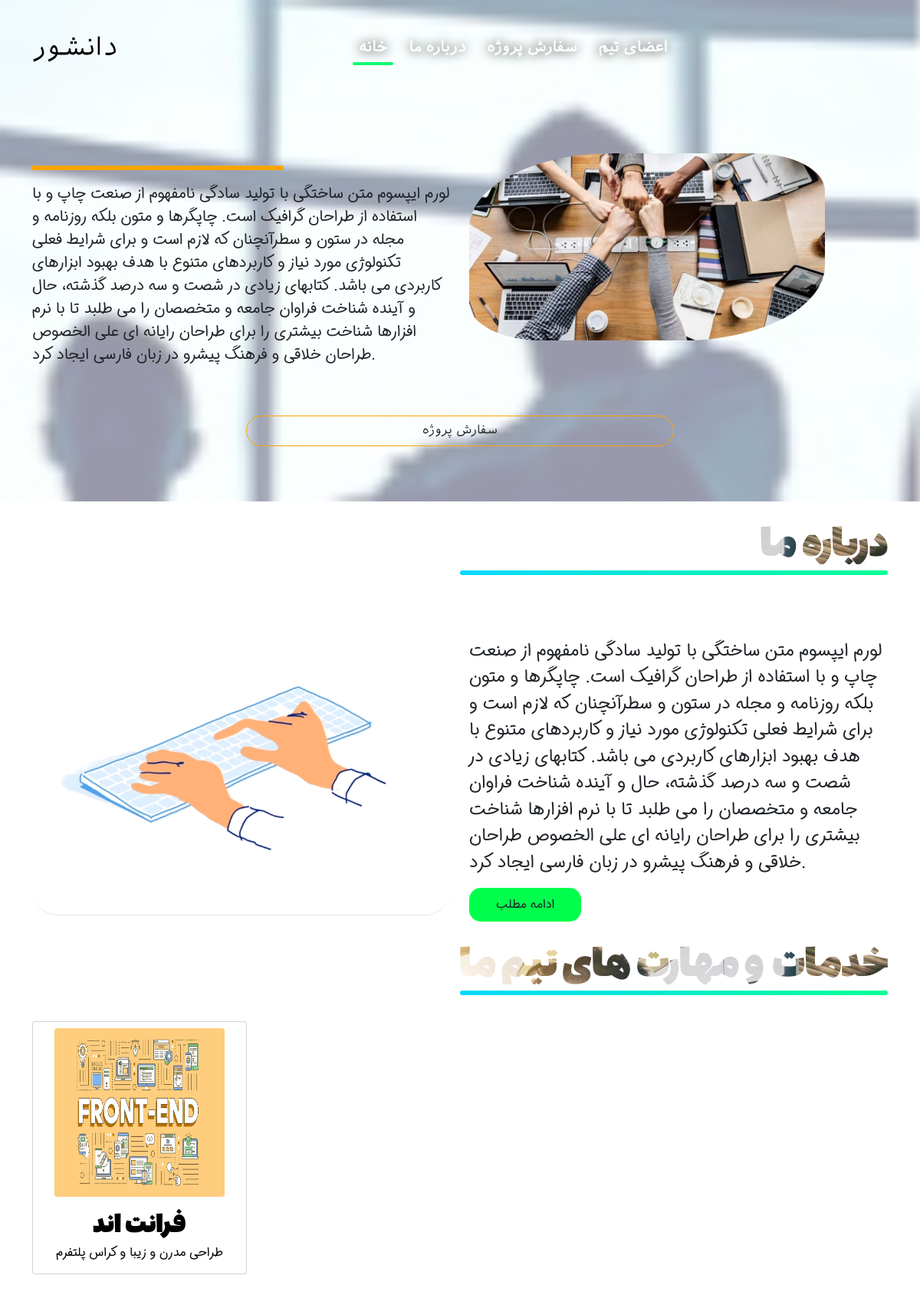
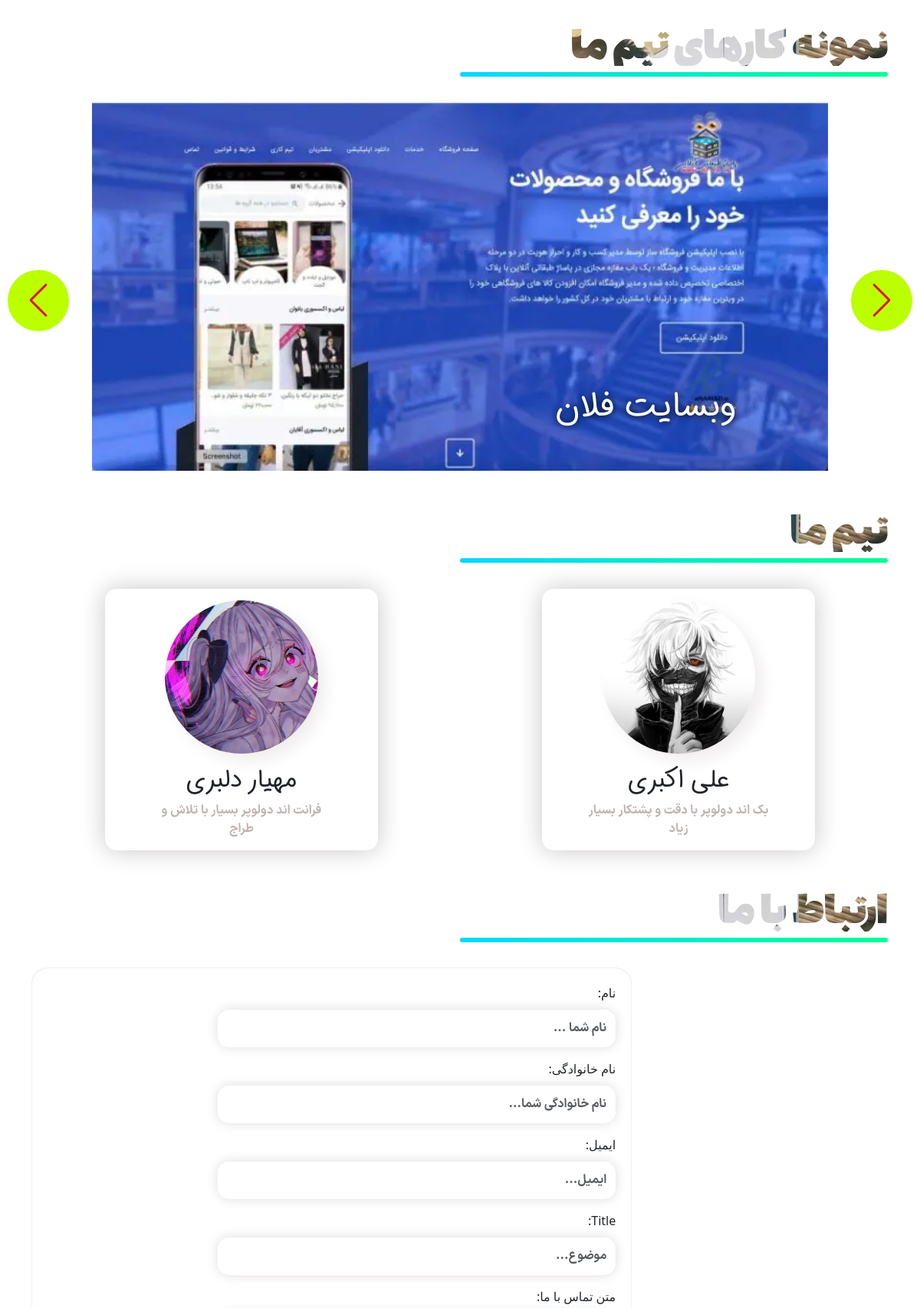
The page / (upper part) on the database its author committed (2 pictures, top to bottom).
### site_module/models.py (models this page shows, shortened)
class SiteSetting(models.Model):
    site_name = models.CharField(max_length=200 , verbose_name='نام سایت')
    copy_right = models.CharField(max_length=200 , verbose_name='متن کپی رایت')
    short_about_us = models.TextField(verbose_name='متن بنر')
    about_us_text = models.TextField(verbose_name='درباره ما')
    site_logo = models.ImageField(upload_to='images/site_setting' , verbose_name='لوگوی سایت')
    is_main_setting = models.BooleanField(verbose_name='تنظیمات اصلی')
    class Meta:
        verbose_name = 'تنظیمات'
        verbose_name_plural = 'تنظیمات'

class Slider(models.Model):
    title = models.CharField(max_length=200, verbose_name='عنوان')
    text = models.CharField(max_length=255, null=True)
    url = models.URLField(verbose_name='لینک', null=True, blank=True)
    url_title = models.CharField(max_length=200, verbose_name='عنوان لینک', null=True, blank=True)
    image = models.ImageField(upload_to='images/sliders', verbose_name='تصویر اسلایدر')
    is_active = models.BooleanField(default=True, null=False)
    class Meta:
        verbose_name = 'اسلایدر'
        verbose_name_plural = 'اسلایدرها'

class TeamResume(models.Model):
    title = models.CharField(max_length=200, verbose_name='عنوان')
    title_url = models.URLField(verbose_name='لینک', null=True, blank=True)
    image = models.ImageField(upload_to='images/sliders', verbose_name='تصویر اسلایدر')
    is_active = models.BooleanField(default=True, null=False)
    class Meta:
        verbose_name = 'پروژه تیم'
        verbose_name_plural = 'پروژه های تیم'

### members/models.py (models this page shows, shortened)
class Team(models.Model):
	full_name = models.CharField(max_length=30, verbose_name="full_name", null=True, blank=True)
	avatar = models.ImageField(upload_to="images/avatar", null=True, blank=True,)
	role = models.CharField(max_length=30, verbose_name="role", null=True, blank=True)
	linkedin = models.URLField(max_length=200, verbose_name="linkedin", null=True, blank=True)
	github = models.URLField(max_length=200, verbose_name="github", null=True, blank=True)
	telegram = models.URLField(max_length=200, verbose_name="telegram", null=True, blank=True, )
	email = models.EmailField(max_length=220, null=True, blank=True,)
	phone_number = models.IntegerField(null=True, blank=True,)
	resume_document = models.FileField(upload_to='documents/', null=True, blank=True,)
	description = models.TextField(null=True, blank=True)
	shot_description =models.TextField(null=True, blank=True)
	class Meta:
		verbose_name = 'عضو تیم'
		verbose_name_plural = 'اعضای تیم'

### members/views.py (the view, shortened to what this page needs)
# urls.py: path('', ContactUsFormView.as_view(), name='index'),
class ContactUsFormView(FormView):
    template_name = 'members/index.html'
    form_class = ContactUsForm
    success_url = "/"
    def get_context_data(self, **kwargs):
        context = super().get_context_data(**kwargs)
        setting = SiteSetting.objects.get(is_main_setting=True)
        slider = Slider.objects.filter(is_active=True)
        team_resume = TeamResume.objects.filter(is_active=True)
        member = Team.objects.all()
        context['setting'] = setting
        context['slider'] = slider
        context['team_resume'] = team_resume
        context['member'] = member
        return context

### members/forms.py
class ContactUsForm(forms.ModelForm):
    class Meta:
        model = ContactUs
        fields = ['name', 'family', 'email', 'title', 'message']
        widgets = {
            'name': forms.TextInput(attrs={'class': 'form-control section-callWe-textbox', 'placeholder': 'نام شما ...'}),
            'family': forms.TextInput(attrs={'class': 'form-control section-callWe-textbox', 'placeholder': 'نام خانوادگی شما...'}),
            'email': forms.EmailInput(attrs={'class': 'form-control section-callWe-textbox', 'placeholder': 'ایمیل...'}),
            'title': forms.TextInput(attrs={'class': 'form-control section-callWe-textbox', 'placeholder': 'موضوع...'}),
            'message': forms.Textarea(attrs={'class': 'form-control section-callWe-textbox section-callWe-textarea', 'placeholder': 'پیام شما...'}),
        }

### members/templates/members/index.html (shortened to what this page needs)
{% load static %}
{% load render_partial %}
<!DOCTYPE html>
<html lang="en">
<head>
    <link href="https://cdn.jsdelivr.net/npm/bootstrap@5.3.0/dist/css/bootstrap.min.css" rel="stylesheet">
    <link href="{% static "css/style.css" %}" rel="stylesheet"/>
    <link
    rel="stylesheet"
    href="https://cdn.jsdelivr.net/npm/swiper@11/swiper-bundle.min.css"
  />
</head>
<body>
    <header class="header-index py-4" id="header">
        <div class="bg-header"></div>
        <div class="container">
        <nav class="navbar navbar-expand-md">
            <a href="" class="navbar-brand">{{ setting.site_name }}</a>
            <div class="navbar-collapse collapse">
                <ul class="navbar-nav mx-auto">
                    <li class="nav-item">
                        <a href="{% url 'index' %}" class="nav-link active">
                            خانه
                        </a>
                    </li>
                    <li class="nav-item">
                        <a href="{% url 'about-us' %}" class="nav-link">
                            درباره ما
                        </a>
                    </li>
                    <li class="nav-item">
                        <a href="{% url 'form-project' %}" class="nav-link">
                            سفارش پروژه
                        </a>
                    </li>
                    <li class="nav-item">
                        <a href="{% url 'team-member' %}" class="nav-link">
                            اعضای تیم
                        </a>
                    </li>
                </ul>
            </div>
        </nav>
        <div class="row row-header">
            <div class="col-10 col-md-6 mx-auto">
                <div class="decoration my-3"></div>
                <p class="lead text-header">
                    لورم ایپسوم متن ساختگی با تولید سادگی نامفهوم از صنعت چاپ و با استفاده از طراحان گرافیک است. چاپگرها و متون بلکه روزنامه و مجله در ستون و سطرآنچنان که لازم است و برای شرایط فعلی تکنولوژی مورد نیاز و کاربردهای متنوع با هدف بهبود ابزارهای کاربردی می باشد. کتابهای زیادی در شصت و سه درصد گذشته، حال و آینده شناخت فراوان جامعه و متخصصان را می طلبد تا با نرم افزارها شناخت بیشتری را برای طراحان رایانه ای علی الخصوص طراحان خلاقی و فرهنگ پیشرو در زبان فارسی ایجاد کرد.
                </p>
            </div>
            <div class="col-10 col-md-6 mx-auto">
                <img class="img-fluid img-header" src="../../static/image/img-header.webp"/>
            </div>
        </div>
        <div class="d-flex justify-content-center my-5">
            <a href="#" class="btn btn-header">
                سفارش پروژه
            </a>
        </div>
        </div>
    </header>
    <section class="section-about-us my-4">
        <div class="container">
            <h2 class="display-5 title-section">درباره ما</h2>
            <div class="row mt-5">
                <div class="col-10 col-md-6 mx-auto">
                    <img src="../../static/image/aboutus.gif" class="img-fluid section-about-us-img border-bottom"/>
                </div>
                <div class="col-10 col-md-6 mx-auto">
                    <div class="mt-5">
                    <p class="section-about-us-text w-sm-75">
                        لورم ایپسوم متن ساختگی با تولید سادگی نامفهوم از صنعت چاپ و با استفاده از طراحان گرافیک است. چاپگرها و متون بلکه روزنامه و مجله در ستون و سطرآنچنان که لازم است و برای شرایط فعلی تکنولوژی مورد نیاز و کاربردهای متنوع با هدف بهبود ابزارهای کاربردی می باشد. کتابهای زیادی در شصت و سه درصد گذشته، حال و آینده شناخت فراوان جامعه و متخصصان را می طلبد تا با نرم افزارها شناخت بیشتری را برای طراحان رایانه ای علی الخصوص طراحان خلاقی و فرهنگ پیشرو در زبان فارسی ایجاد کرد.
                    </p>
                    <a href="{% url 'about-us' %}" class="btn btn-sections">ادامه مطلب</a>
                    </div>
                </div>
            </div>
        </div>
    </section>
<section class="section-projects my-4">
    <div class="container">
        <h2 class="display-5 title-section">خدمات و مهارت های تیم ما</h2>
        <div class="swiper swiper1 mt-5 mx-auto">
            <div class="swiper-wrapper">
                {% for slide in slider %}
                <div class="swiper-slide">
                    <div class="card section-projects-card">
                        <img src="{{ slide.image.url }}" class="card-img-top section-projects-card-img mx-auto img-fluid"/>
                        <div class="card-body text-center">
                            <h3 class="card-title section-projects-card-title">
                                {{ slide.title }}
                            </h3>
                            <p class="card-text">{{ slide.text }}</p>
                        </div>
                    </div>
                </div>
                {% endfor %}
            </div>
        </div>
    </div>
</section>
    <section class="section-sampleas my-5">
        <div class="container">
            <h2 class="display-5 title-section">نمونه کارهای تیم ما</h2>
        </div>
         <div class="carousel-sampleas swiper mt-5">
            <div class="carousel-sampleas-wrapper swiper-wrapper">
                {% for team_resume in team_resume %}
                <div class="carousel-sampleas-slide swiper-slide d-flex justify-content-center">
                    <img src="{{ team_resume.image.url }}" class="carousel-sampleas-item img-fluid"/>
                    <div class="carousel-sampleas-item-texts">
                        {% if team_resume.title_url %}
                            <a href="{{ team_resume.title_url }}" class="carousel-sampleas-item-texts-title" target="_blank">
                                {{ team_resume.title }}
                            </a>
                        {% else %}
                            <p  class="carousel-sampleas-item-texts-title" >
                                    {{ team_resume.title }}
                            </p>
                        {% endif %}
                    </div>
                </div>
                {% endfor %}
            </div>
            <div class="carousel-sampleas-prev swiper-button-prev"></div>
            <div class="carousel-sampleas-next swiper-button-next"></div>
        </div>
    </section>
    <section class="section-team my-5">
        <div class="container">
            <h2 class="display-5 title-section">تیم ما</h2>
            <div class="row my-5">
                {% for user in member  %}
                    <div class="col-10 col-md-4 mx-auto my-3 my-md-0">
                        <div class="card card-team">
                            <img src="{{ user.avatar.url }}" class="card-img-top card-team-img mx-auto img-fluid"/>
                            <div class="card-body text-center">
                                <h2 class="card-title card-team-title">{{ user.full_name }}</h2>
                                <p class="card-text card-team-text w-75 mx-auto">
                                    {{ user.shot_description }}
                                </p>
                            </div>
                        </div>
                    </div>
                {% endfor %}
            </div>
        </div>
    </section>
    <section class="section-callWe my-5">
        <div class="container">
            <h2 class="display-5 title-section">ارتباط با ما</h2>
            <form class="section-callWe-form my-5" action="#" method="post" dir="rtl">
                {{ form.as_p }}
            </form>
        </div>
    </section>
</body>
</html>

### members/static/css/style.css (style rules this page uses)
html { scroll-behavior: smooth; }
.header-index { width: 100%; height: auto; position: relative; }
.bg-header { position: absolute; top: 0; left: 0; width: 100%; height: 100%; background: url(../image/bg-header.jpg); background-position: top; background-attachment: fixed; background-repeat: no-repeat; background-size: cover; z-index: -2; opacity: 0.4; }
.text-header { font-family: iran-sans2; }
.navbar-brand { font-size: 2.1rem; font-family: iran-sans; }
.nav-item { margin-left: 12px; font-family: iran-sans; font-size: 1.2rem; }
.navbar { background: transparent; }
.nav-link { position: relative; text-shadow: 0 0 15px black; font-weight: bold; color: white !important; }
.nav-link::after { content: ''; position: absolute; bottom: 0; left: 0; width: 0; height: 4px; background: rgb(16, 250, 114); border-radius: 6px; transition: all 0.5s ease-in-out; }
.row-header { margin-top: 100px; }
.img-header { border-radius: 40% 20% 40% 20%; width: 85%; }
.btn-header { width: 50%; height: 40px; border-radius: 20px; background: transparent; border: 1px solid orange; font-size: 1rem; font-family: iran-sans; }
.decoration { width: 60%; height: 6px; background: orange; }
.active::after { width: 100%; }
.title-section { text-align: end; font-family: ferda; position: relative; background: url(../image/Software-Developer-Main-Image.jpg); -webkit-background-clip: text; background-clip: text; color: transparent; }
.title-section::before { content: ''; position: absolute; bottom: -14px; width: 50%; height: 6px; background-color: black; right: 0; border-radius: 10px; background: -webkit-linear-gradient(left,rgb(0, 217, 255),rgb(0, 255, 149)); }
.section-about-us-text { font-family: iran-sans2; font-size: 23px; }
.section-about-us-img { border-radius: 34px; }
.btn-sections { background: rgb(0, 255, 76); padding: 10px 35px; border-radius: 15px; border: none; font-family: iran-sans2; }
.section-projects-card { border-radius: 4px; width: 400px; padding-top: 8px; color: black; background: white; }
.section-projects-card-img { height: 260px; width: 80%; border-radius: 4px; }
.section-projects-card-title { font-family: ferda; font-size: 1.9rem; }
.section-projects-card .card-text { font-family: iran-sans2; }
@media (min-width: 1008px) and (max-width: 1200px) { .section-projects-card { width: 280px; } }
@media (min-width: 1008px) and (max-width: 1200px) { .section-projects-card-img { height: 220px; } }
.carousel-sampleas-item { width: 80%; position: relative; }
.carousel-sampleas { height: 60vh; }
.carousel-sampleas-item-texts { position: absolute; bottom: 50px; right: 20%; }
.carousel-sampleas-item-texts-title { font-size: 2.8rem; text-decoration: none !important; font-family: iran-sans2; color: rgb(255, 255, 25562); transition: 0.6s; text-shadow: 0 0 10px black; }
.carousel-sampleas-prev, .carousel-sampleas-next { padding: 40px 40px !important; background: rgb(187, 255, 0); color: crimson !important; border-radius: 50%; transition: 0.5s; }
.card-team { border: none !important; box-shadow: 0 0 32px rgb(201, 197, 197); border-radius: 15px; padding-top: 15px; }
.card-team-img { width: 200px; height: 200px; border-radius: 50%; box-shadow: 10px 10px 20px rgb(240, 237, 237); }
.card-team-title { font-family: iran-sans2; }
.card-team-text { font-family: iranSans; color: rgb(190, 179, 179); }
.section-callWe-form { padding: 20px 20px; box-shadow: 0 0 2px rgb(204, 197, 197); border-radius: 20px; width: 70%; }
.section-callWe-textbox { width: 70%; height: 49px; margin-top: 10px; margin-bottom: 10px; border-radius: 15px; font-family: iranSans; font-weight: normal; transition: 0.6s; box-shadow: 0 0 15px rgb(224, 219, 219) !important; border: none !important; }

### rows shown on the page
SiteSetting: site_name "دانشور"
Slider: image (picture), title "فرانت اند", text "طراحی مدرن و زیبا و کراس پلتفرم"
TeamResume: image (picture), title "وبسایت فلان"
Team: avatar (picture), full_name "مهیار دلبری", shot_description "فرانت اند دولوپر بسیار با تلاش و طراج"
Team: avatar (picture), full_name "علی اکبری", shot_description "بک اند دولوپر با دقت و پشتکار بسیار زیاد"
